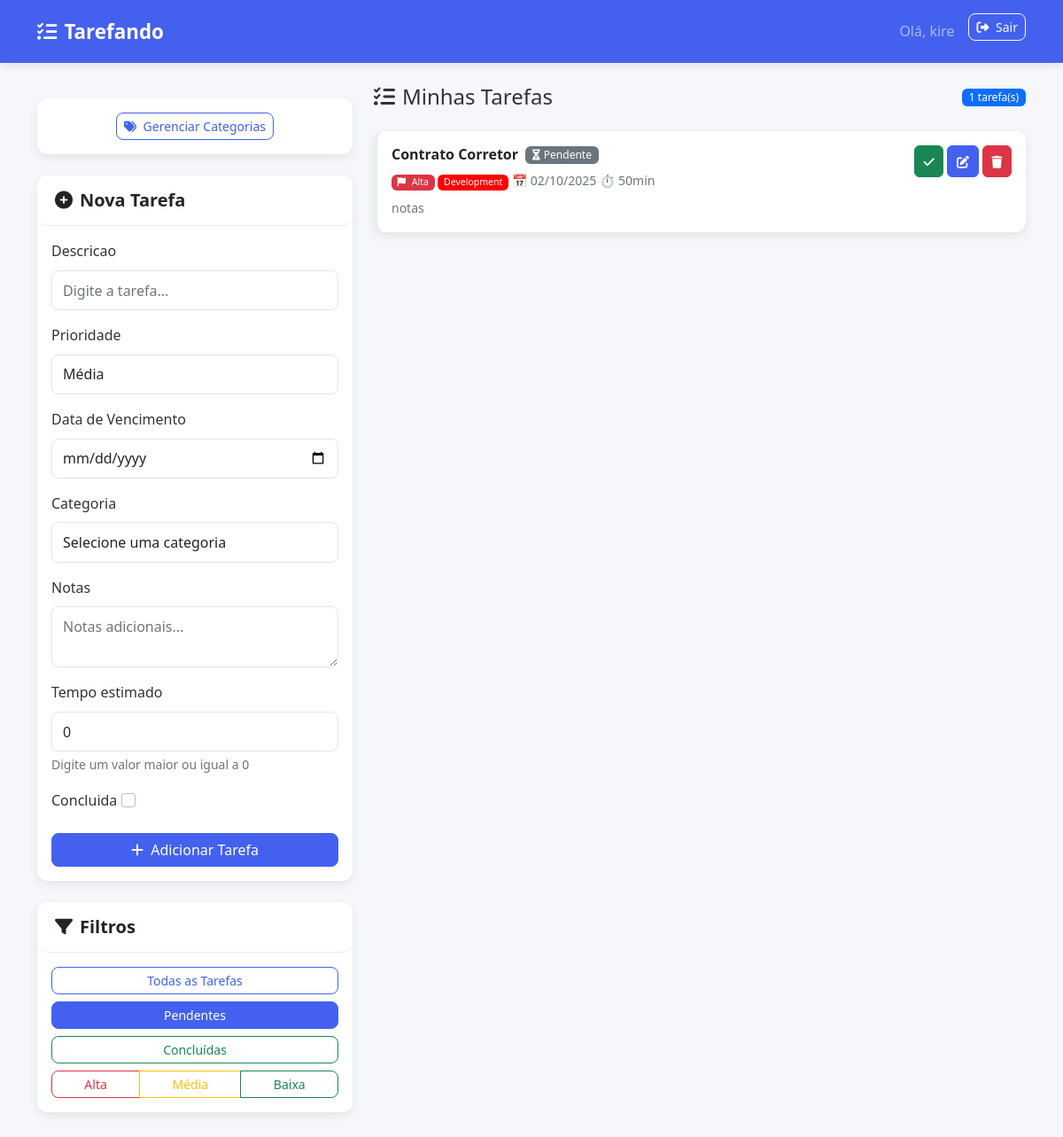
Screenshot of /?filtro=pendentes (signed in) with the database file from the repository.
### tasks/models.py (models this page shows, shortened)
class Tarefa(models.Model):
    PRIORIDADE_CHOICES = [
        ('alta', 'Alta'),
        ('media', 'Média'),
        ('baixa', 'Baixa'),
    ]
    usuario = models.ForeignKey(User, on_delete=models.CASCADE)
    descricao = models.CharField(max_length=200)
    prioridade = models.CharField(max_length=10, choices=PRIORIDADE_CHOICES, default='media')
    data_vencimento = models.DateField()
    data_criacao = models.DateTimeField(auto_now_add=True)
    concluida = models.BooleanField(default=False)
    categoria = models.ForeignKey(Categoria, on_delete=models.SET_NULL, null=True, blank=True)
    notas = models.TextField(blank=True)
    tempo_estimado = models.IntegerField(default=0,validators=[MinValueValidator(0)],help_text="Tempo estimado em minutos (mínimo: 0)")
    def esta_atrasada(self):
        return not self.concluida and self.data_vencimento < timezone.now().date()
    class Meta:
        ordering = ['-prioridade', 'data_vencimento']

class Categoria(models.Model):
    nome = models.CharField(max_length=50)
    usuario = models.ForeignKey(User, on_delete=models.CASCADE)
    cor = models.CharField(max_length=7, default='#007bff')
    def __str__(self):
        return self.nome

### tasks/views.py (the view, shortened to what this page needs)
# urls.py: path('', views.lista_tarefas, name='lista_tarefas'),
@login_required
def lista_tarefas(request):
    filtro = request.GET.get('filtro', 'todas')
    tarefas = Tarefa.objects.filter(usuario=request.user)
    if filtro == 'pendentes':
        tarefas = tarefas.filter(concluida=False)
    elif filtro == 'concluidas':
        tarefas = tarefas.filter(concluida=True)
    elif filtro in ['alta', 'media', 'baixa']:
        tarefas = tarefas.filter(prioridade=filtro)
    form = TarefaForm(user=request.user)
    return render(request, 'tasks/lista_tarefas.html', {
        'tarefas': tarefas,
        'form': form,
        'filtro_atual': filtro
    })

### tasks/templates/tasks/lista_tarefas.html (shortened to what this page needs)
<!DOCTYPE html>
<html lang="pt-br">
  <head>
    <link
      href="https://cdn.jsdelivr.net/npm/bootstrap@5.1.3/dist/css/bootstrap.min.css"
      rel="stylesheet"
    />
    <link
      rel="stylesheet"
      href="https://cdnjs.cloudflare.com/ajax/libs/font-awesome/6.4.0/css/all.min.css"
    />
  </head>
  <body>
    <nav
      class="navbar navbar-expand-lg navbar-dark"
      style="background-color: var(--primary)"
    >
      <div class="container">
        <a class="navbar-brand d-flex align-items-center" href="#">
          <i class="fas fa-tasks me-2"></i>
          Tarefando
        </a>
        <div class="navbar-nav ms-auto">
          <span class="navbar-text me-3 d-none d-md-inline"
            >Olá, {{ user.username }}</span
          >
          <form
            method="post"
            action="{% url 'tasks:logout' %}"
            class="d-inline"
          >
            <button type="submit" class="btn btn-outline-light btn-sm">
              <i class="fas fa-sign-out-alt me-1"></i> Sair
            </button>
          </form>
        </div>
      </div>
    </nav>
    <div class="container mt-4">
      <div class="row">
        <div class="col-lg-4 mb-4">
          <div class="sidebar-sticky">
            <div class="card mt-3">
              <div class="card-body text-center">
                <a
                  href="{% url 'tasks:lista_categorias' %}"
                  class="btn btn-outline-primary btn-sm"
                >
                  <i class="fas fa-tags me-1"></i> Gerenciar Categorias
                </a>
              </div>
            </div>
            <div class="card">
              <div class="card-header">
                <h5 class="card-title mb-0">
                  <i class="fas fa-plus-circle me-2"></i>Nova Tarefa
                </h5>
              </div>
              <div class="card-body">
                <form method="post">
                  {% csrf_token %} {% for field in form %}
                  <div class="mb-3">
                    <label for="{{ field.id_for_label }}" class="form-label"
                      >{{ field.label }}</label
                    >
                    {{ field }} {% if field.help_text %}
                    <div class="form-text">{{ field.help_text }}</div>
                    {% endif %}
                  </div>
                  {% endfor %}
                  <button type="submit" class="btn btn-primary w-100">
                    <i class="fas fa-plus me-1"></i> Adicionar Tarefa
                  </button>
                </form>
              </div>
            </div>
            <div class="card mt-3">
              <div class="card-header">
                <h5 class="card-title mb-0">
                  <i class="fas fa-filter me-2"></i>Filtros
                </h5>
              </div>
              <div class="card-body">
                <div class="d-grid gap-2">
                  <a
                    href="?filtro=todas"
                    class="btn filter-btn btn-outline-primary btn-sm {% if filtro_atual == 'todas' %}active{% endif %}"
                  >
                    Todas as Tarefas
                  </a>
                  <a
                    href="?filtro=pendentes"
                    class="btn filter-btn btn-outline-warning btn-sm {% if filtro_atual == 'pendentes' %}active{% endif %}"
                  >
                    Pendentes
                  </a>
                  <a
                    href="?filtro=concluidas"
                    class="btn filter-btn btn-outline-success btn-sm {% if filtro_atual == 'concluidas' %}active{% endif %}"
                  >
                    Concluídas
                  </a>
                  <div class="btn-group w-100" role="group">
                    <a
                      href="?filtro=alta"
                      class="btn filter-btn btn-outline-danger btn-sm {% if filtro_atual == 'alta' %}active{% endif %}"
                      >Alta</a
                    >
                    <a
                      href="?filtro=media"
                      class="btn filter-btn btn-outline-warning btn-sm {% if filtro_atual == 'media' %}active{% endif %}"
                      >Média</a
                    >
                    <a
                      href="?filtro=baixa"
                      class="btn filter-btn btn-outline-success btn-sm {% if filtro_atual == 'baixa' %}active{% endif %}"
                      >Baixa</a
                    >
                  </div>
                </div>
              </div>
            </div>
          </div>
        </div>
        <div class="col-lg-8">
          <div class="d-flex justify-content-between align-items-center mb-4">
            <h4 class="mb-0">
              <i class="fas fa-list-check me-2"></i>Minhas Tarefas
            </h4>
            <span class="badge bg-primary">{{ tarefas|length }} tarefa(s)</span>
          </div>
          {% if tarefas %}
          <div class="row">
            {% for tarefa in tarefas %}
            <div class="col-12 mb-3">
              <div
                class="card card-tarefa
                                    prioridade-{{ tarefa.prioridade }}
                                    {% if tarefa.concluida %}tarefa-concluida{% endif %}"
              >
                <div class="card-body">
                  <div class="d-flex justify-content-between align-items-start">
                    <div class="flex-grow-1 me-3">
                      <h6 class="card-title mb-2 d-flex align-items-center">
                        {{ tarefa.descricao }}
                        <span class="ms-2">
                          {% if tarefa.concluida %}
                          <span class="badge bg-success"
                            ><i class="fas fa-check me-1"></i>Concluída</span
                          >
                          {% elif tarefa.esta_atrasada %}
                          <span class="badge bg-danger"
                            ><i class="fas fa-clock me-1"></i>Atrasada</span
                          >
                          {% else %}
                          <span class="badge bg-secondary"
                            ><i class="fas fa-hourglass-half me-1"></i
                            >Pendente</span
                          >
                          {% endif %}
                        </span>
                      </h6>
                      <div class="text-muted small mb-2">
                        <span
                          class="badge bg-{% if tarefa.prioridade == 'alta' %}danger{% elif tarefa.prioridade == 'media' %}warning{% else %}success{% endif %}"
                        >
                          <i class="fas fa-flag me-1"></i>
                          {{ tarefa.get_prioridade_display }}
                        </span>
                        {% if tarefa.categoria %}
                        <span
                          class="badge"
                          style="background-color: {{ tarefa.categoria.cor }}; color: white;"
                        >
                          {{ tarefa.categoria }}
                        </span>
                        {% endif %}
                        <span
                          >📅 {{ tarefa.data_vencimento|date:"d/m/Y" }}</span
                        >
                        {% if tarefa.tempo_estimado %}
                        <span>⏱️ {{ tarefa.tempo_estimado }}min</span>
                        {% endif %}
                      </div>
                      {% if tarefa.notas %}
                      <p class="card-text small text-muted">
                        {{ tarefa.notas }}
                      </p>
                      {% endif %}
                    </div>
                    <div class="task-actions d-flex flex-column flex-sm-row">
                      {% if not tarefa.concluida %}
                      <a
                        href="{% url 'tasks:marcar_concluida' tarefa.id %}"
                        class="btn btn-success btn-sm mb-1 mb-sm-0 me-sm-1"
                        title="Marcar como concluída"
                      >
                        <i class="fas fa-check"></i>
                      </a>
                      {% endif %}
                      <a
                        href="{% url 'tasks:editar_tarefa' tarefa.id %}"
                        class="btn btn-primary btn-sm mb-1 mb-sm-0 me-sm-1"
                        title="Editar"
                      >
                        <i class="fas fa-edit"></i>
                      </a>
                      <a
                        href="{% url 'tasks:excluir_tarefa' tarefa.id %}"
                        class="btn btn-danger btn-sm"
                        title="Excluir"
                        onclick="return confirm('Tem certeza que deseja excluir esta tarefa?')"
                      >
                        <i class="fas fa-trash"></i>
                      </a>
                    </div>
                  </div>
                </div>
              </div>
            </div>
            {% endfor %}
          </div>
          {% endif %}
        </div>
      </div>
    </div>
  </body>
</html>

### tasks/templates/tasks/lista_tarefas.html (style rules this page uses)
:root { --primary: #4361ee; --primary-light: #4895ef; --secondary: #3f37c9; --success: #4cc9f0; --danger: #f72585; --warning: #f8961e; --info: #4895ef; --light: #f8f9fa; --dark: #212529; --gray: #6c757d; --gray-light: #e9ecef; --border-radius: 12px; --shadow: 0 4px 12px rgba(0, 0, 0, 0.08); --transition: all 0.3s ease; }
body { background-color: #f5f7fb; font-family: "Segoe UI", system-ui, -apple-system, sans-serif; color: #333; line-height: 1.6; }
.navbar { box-shadow: 0 2px 10px rgba(0, 0, 0, 0.1); padding: 0.8rem 0; }
.navbar-brand { font-weight: 700; font-size: 1.4rem; }
.card { border: none; border-radius: var(--border-radius); box-shadow: var(--shadow); margin-bottom: 1.5rem; transition: var(--transition); }
.card-header { background-color: white; border-bottom: 1px solid var(--gray-light); padding: 1rem 1.25rem; border-radius: var(--border-radius) !important; }
.card-title { font-weight: 600; color: var(--dark); margin-bottom: 0; }
.btn { border-radius: 8px; font-weight: 500; transition: var(--transition); }
.btn-primary { background-color: var(--primary); border-color: var(--primary); }
.btn-outline-primary { color: var(--primary); border-color: var(--primary); }
.prioridade-alta { border-left: 4px solid var(--danger); }
.card-tarefa { transition: var(--transition); border-left: 4px solid var(--gray-light); }
.badge { font-weight: 500; border-radius: 6px; padding: 0.35em 0.65em; font-size: 0.75em; }
.form-control, .form-select { border-radius: 8px; border: 1px solid #e1e5e9; padding: 0.6rem 0.75rem; transition: var(--transition); }
.sidebar-sticky { position: sticky; top: 1rem; }
.filter-btn.active { background-color: var(--primary); color: white; border-color: var(--primary); }
.task-actions .btn { padding: 0.4rem 0.6rem; border-radius: 6px; }

### rows the page displays
Tarefa: descricao "Contrato Corretor", concluida False (drawn), prioridade "Alta", categoria "Development", data_vencimento "02/10/2025", tempo_estimado "50", notas "notas"

### other values shown
{{ user.username }} "kire"
{{ field.label }} "Descricao" "Prioridade" "Data de Vencimento" "Categoria" "Notas" "Tempo estimado" "Concluida"
{{ field.help_text }} "Digite um valor maior ou igual a 0"
{{ tarefas|length }} "1"
